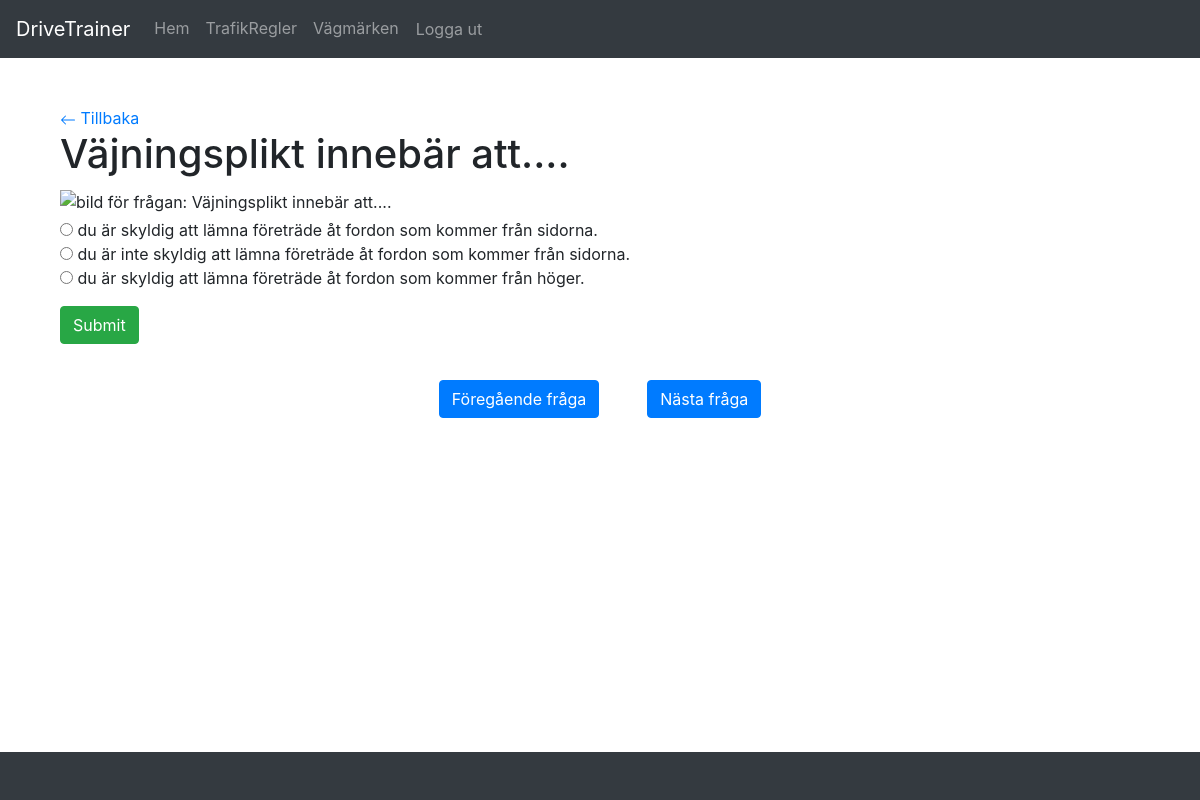
Screenshot of /trafic_rule_question_detail/4/ (signed in) with the database file from the repository.
### myapp/models.py (models this page shows, shortened)
class TraficRuleQuestion(models.Model):
    question_text = models.CharField(max_length=500, validators=[
                                     MinLengthValidator(5),
                                     MaxLengthValidator(500)])
    pub_date = models.DateTimeField('date published')
    is_saved = models.BooleanField(default=False)
    link = models.CharField(max_length=500, validators=[
                            MinLengthValidator(5), MaxLengthValidator(500)])

class TraficRuleChoice(models.Model):
    question = models.ForeignKey(TraficRuleQuestion, on_delete=models.CASCADE)
    choice_text = models.CharField(max_length=400, validators=[
                                   MinLengthValidator(5),
                                   MaxLengthValidator(400)])
    is_correct = models.BooleanField(default=False)

### myapp/views.py (the view)
# urls.py: path('trafic_rule_question_detail/<int:question_id>/',
def trafic_rule_question_detail(request, question_id):
    if not isinstance(request.user, AnonymousUser):
        question = get_object_or_404(TraficRuleQuestion, pk=question_id)
        choices = question.traficrulechoice_set.all()
        last_question_id = TraficRuleQuestion.objects.last().id
        first_question_id = TraficRuleQuestion.objects.first().id
        is_last_question = question_id == last_question_id
        is_first_question = question_id == first_question_id
        message = ''
        is_answered_correctly = False
        if request.method == "POST":
            submitted_answer_id = request.POST.get('choice')
            if submitted_answer_id:
                submitted_choice = TraficRuleChoice.objects.get(
                    pk=submitted_answer_id)
                if submitted_choice.is_correct:
                    message = "Your answer is correct!"
                    is_answered_correctly = True
                    existing_answer = TraficRuleAnswer.objects.filter(
                        question=question, user=request.user).first()
                    if existing_answer:
                        existing_answer.is_answered = True
                        existing_answer.save()
                    else:
                        answer = TraficRuleAnswer.objects.create(
                            question=question, user=request.user,
                            is_answered=True)
                        answer.selected_choices.add(submitted_choice)
                    existing_answer = TraficRuleAnswer.objects.filter(
                        question=question, user=request.user).first()
                    for choice in choices:
                        if choice in existing_answer.selected_choices.all():
                            choice.is_selected = True
                else:
                    message = "Sorry, your answer is wrong."
            else:
                message = "Please select an answer."
        elif request.method == "GET":
            existing_answer = TraficRuleAnswer.objects.filter(
                question=question, user=request.user).first()
            if existing_answer:
                for choice in choices:
                    if choice in existing_answer.selected_choices.all():
                        choice.is_selected = True
                        is_answered_correctly = True
        return render(request,
                      'question_detail.html',
                      {'question': question,
                       'choices': choices,
                          'message': message,
                          'is_answered_correctly': is_answered_correctly,
                          'current_question_id': question_id,
                          "last_question_id": last_question_id,
                          "is_last_question": is_last_question,
                          "is_first_question": is_first_question})
    else:
        return HttpResponseRedirect('login')

### templates/question_detail.html (shortened to what this page needs)
{% extends "base.html" %}
{% block content %}
    <div class="container">
        <a  href="/">
            <svg xmlns="http://www.w3.org/2000/svg" width="16" height="16" fill="currentColor" class="bi bi-arrow-left" viewBox="0 0 16 16">
                <path fill-rule="evenodd" d="M15 8a.5.5 0 0 0-.5-.5H2.707l3.147-3.146a.5.5 0 1 0-.708-.708l-4 4a.5.5 0 0 0 0 .708l4 4a.5.5 0 0 0 .708-.708L2.707 8.5H14.5A.5.5 0 0 0 15 8"/>
            </svg>
            Tillbaka
        </a>
        <h1>{{ question.question_text }}</h1>
        <img src="{{question.link}}" class="img-fluid my-1" alt="bild för frågan: {{ question.question_text }}">
        <form method="post">
            {% for choice in choices %}
                <input type="radio" name="choice" value="{{ choice.id }}" {% if choice.is_selected %}checked{% endif %}>
                {{ choice.choice_text }}<br>
            {% endfor %}
            {% if not is_answered_correctly %}
                <button class="btn btn-success mt-3" type="submit" value="Submit">Submit</button>
            {% endif %}
        </form>
        <div class="button-container" style="display: flex; justify-content: center; gap: 3rem; margin-top: 20px;">
            {% if not is_first_question %}
                <a class="btn btn-primary mt-3" href="{% url 'previous_question' current_question_id=current_question_id %}" class="nextButton">
                    Föregående fråga
                </a>
            {% endif %}
            {% if not is_last_question %}
                <a class="btn btn-primary mt-3" href="{% url 'next_question' current_question_id=current_question_id %}" class="nextButton">
                    Nästa fråga
                </a>
            {% endif %}
        </div>
    </div>
{% endblock %}

### rows the page displays
TraficRuleQuestion: question_text "Väjningsplikt innebär att...."
TraficRuleChoice: choice_text "du är skyldig att lämna företräde åt fordon som kommer från sidorna."
TraficRuleChoice: choice_text "du är inte skyldig att lämna företräde åt fordon som kommer från sidorna."
TraficRuleChoice: choice_text "du är skyldig att lämna företräde åt fordon som kommer från höger."
